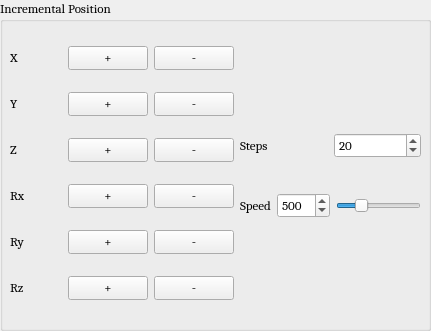
     <widget class="QGroupBox" name="groupBox_6">
      <property name="geometry">
       <rect>
        <x>370</x>
        <y>10</y>
        <width>431</width>
        <height>331</height>
       </rect>
      </property>
      <property name="font">
       <font>
        <family>Cambria</family>
        <pointsize>10</pointsize>
        <weight>50</weight>
        <bold>false</bold>
       </font>
      </property>
      <property name="title">
       <string>Incremental Position</string>
      </property>
      <widget class="QWidget" name="verticalLayoutWidget_4">
       <property name="geometry">
        <rect>
         <x>10</x>
         <y>30</y>
         <width>224</width>
         <height>291</height>
        </rect>
       </property>
       <property name="font">
        <font>
         <family>Cambria</family>
         <pointsize>10</pointsize>
         <weight>50</weight>
         <bold>false</bold>
        </font>
       </property>
       <layout class="QVBoxLayout" name="verticalLayout_4">
        <item>
         <layout class="QHBoxLayout" name="horizontalLayout_19">
          <item>
           <widget class="QLabel" name="label_2">
            <property name="font">
             <font>
              <family>Cambria</family>
              <pointsize>10</pointsize>
              <weight>50</weight>
              <bold>false</bold>
             </font>
            </property>
            <property name="text">
             <string>X</string>
            </property>
           </widget>
          </item>
          <item>
           <widget class="QPushButton" name="incX_btn">
            <property name="font">
             <font>
              <family>Cambria</family>
              <pointsize>10</pointsize>
              <weight>50</weight>
              <bold>false</bold>
             </font>
            </property>
            <property name="text">
             <string>+</string>
            </property>
           </widget>
          </item>
          <item>
           <widget class="QPushButton" name="decX_btn">
            <property name="font">
             <font>
              <family>Cambria</family>
              <pointsize>10</pointsize>
              <weight>50</weight>
              <bold>false</bold>
             </font>
            </property>
            <property name="text">
             <string>-</string>
            </property>
           </widget>
          </item>
         </layout>
        </item>
        <item>
         <layout class="QHBoxLayout" name="horizontalLayout_20">
          <item>
           <widget class="QLabel" name="label_3">
            <property name="font">
             <font>
              <family>Cambria</family>
              <pointsize>10</pointsize>
              <weight>50</weight>
              <bold>false</bold>
             </font>
            </property>
            <property name="text">
             <string>Y</string>
            </property>
           </widget>
          </item>
          <item>
           <widget class="QPushButton" name="incY_btn">
            <property name="font">
             <font>
              <family>Cambria</family>
              <pointsize>10</pointsize>
              <weight>50</weight>
              <bold>false</bold>
             </font>
            </property>
            <property name="text">
             <string>+</string>
            </property>
           </widget>
          </item>
          <item>
           <widget class="QPushButton" name="decY_btn">
            <property name="font">
             <font>
              <family>Cambria</family>
              <pointsize>10</pointsize>
              <weight>50</weight>
              <bold>false</bold>
             </font>
            </property>
            <property name="text">
             <string>-</string>
            </property>
           </widget>
          </item>
         </layout>
        </item>
        <item>
         <layout class="QHBoxLayout" name="horizontalLayout_21">
          <item>
           <widget class="QLabel" name="label_4">
            <property name="font">
             <font>
              <family>Cambria</family>
              <pointsize>10</pointsize>
              <weight>50</weight>
              <bold>false</bold>
             </font>
            </property>
            <property name="text">
             <string>Z</string>
            </property>
           </widget>
          </item>
          <item>
           <widget class="QPushButton" name="incZ_btn">
            <property name="font">
             <font>
              <family>Cambria</family>
              <pointsize>10</pointsize>
              <weight>50</weight>
              <bold>false</bold>
             </font>
            </property>
            <property name="text">
             <string>+</string>
            </property>
           </widget>
          </item>
          <item>
           <widget class="QPushButton" name="decZ_btn">
            <property name="font">
             <font>
              <family>Cambria</family>
              <pointsize>10</pointsize>
              <weight>50</weight>
              <bold>false</bold>
             </font>
            </property>
            <property name="text">
             <string>-</string>
            </property>
           </widget>
          </item>
         </layout>
        </item>
        <item>
         <layout class="QHBoxLayout" name="horizontalLayout_22">
          <item>
           <widget class="QLabel" name="label_5">
            <property name="font">
             <font>
              <family>Cambria</family>
              <pointsize>10</pointsize>
              <weight>50</weight>
              <bold>false</bold>
             </font>
            </property>
            <property name="text">
             <string>Rx</string>
            </property>
           </widget>
          </item>
          <item>
           <widget class="QPushButton" name="incRx_btn">
            <property name="font">
             <font>
              <family>Cambria</family>
              <pointsize>10</pointsize>
              <weight>50</weight>
              <bold>false</bold>
             </font>
            </property>
            <property name="text">
             <string>+</string>
            </property>
           </widget>
          </item>
          <item>
           <widget class="QPushButton" name="decRx_btn">
            <property name="font">
             <font>
              <family>Cambria</family>
              <pointsize>10</pointsize>
              <weight>50</weight>
              <bold>false</bold>
             </font>
            </property>
            <property name="text">
             <string>-</string>
            </property>
           </widget>
          </item>
         </layout>
        </item>
        <item>
         <layout class="QHBoxLayout" name="horizontalLayout_23">
          <item>
           <widget class="QLabel" name="label_6">
            <property name="font">
             <font>
              <family>Cambria</family>
              <pointsize>10</pointsize>
              <weight>50</weight>
              <bold>false</bold>
             </font>
            </property>
            <property name="text">
             <string>Ry</string>
            </property>
           </widget>
          </item>
          <item>
           <widget class="QPushButton" name="incRy_btn">
            <property name="font">
             <font>
              <family>Cambria</family>
              <pointsize>10</pointsize>
              <weight>50</weight>
              <bold>false</bold>
             </font>
            </property>
            <property name="text">
             <string>+</string>
            </property>
           </widget>
          </item>
          <item>
           <widget class="QPushButton" name="decRy_btn">
            <property name="font">
             <font>
              <family>Cambria</family>
              <pointsize>10</pointsize>
              <weight>50</weight>
              <bold>false</bold>
             </font>
            </property>
            <property name="text">
             <string>-</string>
            </property>
           </widget>
          </item>
         </layout>
        </item>
        <item>
         <layout class="QHBoxLayout" name="horizontalLayout_24">
          <item>
           <widget class="QLabel" name="label_7">
            <property name="font">
             <font>
              <family>Cambria</family>
              <pointsize>10</pointsize>
              <weight>50</weight>
              <bold>false</bold>
             </font>
            </property>
            <property name="text">
             <string>Rz</string>
            </property>
           </widget>
          </item>
          <item>
           <widget class="QPushButton" name="incRz_btn">
            <property name="font">
             <font>
              <family>Cambria</family>
              <pointsize>10</pointsize>
              <weight>50</weight>
              <bold>false</bold>
             </font>
            </property>
            <property name="text">
             <string>+</string>
            </property>
           </widget>
          </item>
          <item>
           <widget class="QPushButton" name="decRz_btn">
            <property name="font">
             <font>
              <family>Cambria</family>
              <pointsize>10</pointsize>
              <weight>50</weight>
              <bold>false</bold>
             </font>
            </property>
            <property name="text">
             <string>-</string>
            </property>
           </widget>
          </item>
         </layout>
        </item>
       </layout>
      </widget>
      <widget class="QWidget" name="horizontalLayoutWidget_10">
       <property name="geometry">
        <rect>
         <x>240</x>
         <y>180</y>
         <width>181</width>
         <height>51</height>
        </rect>
       </property>
       <property name="font">
        <font>
         <family>Cambria</family>
         <pointsize>10</pointsize>
         <weight>50</weight>
         <bold>false</bold>
        </font>
       </property>
       <layout class="QHBoxLayout" name="horizontalLayout_25">
        <item>
         <widget class="QLabel" name="label_8">
          <property name="font">
           <font>
            <family>Cambria</family>
            <pointsize>10</pointsize>
            <weight>50</weight>
            <bold>false</bold>
           </font>
          </property>
          <property name="text">
           <string>Speed</string>
          </property>
         </widget>
        </item>
        <item>
         <widget class="QSpinBox" name="speed_spin">
          <property name="font">
           <font>
            <family>Cambria</family>
            <pointsize>10</pointsize>
            <weight>50</weight>
            <bold>false</bold>
           </font>
          </property>
          <property name="maximum">
           <number>2000</number>
          </property>
          <property name="value">
           <number>500</number>
          </property>
         </widget>
        </item>
        <item>
         <widget class="QSlider" name="speed_slider">
          <property name="font">
           <font>
            <family>Cambria</family>
            <pointsize>10</pointsize>
            <weight>50</weight>
            <bold>false</bold>
           </font>
          </property>
          <property name="maximum">
           <number>2000</number>
          </property>
          <property name="value">
           <number>500</number>
          </property>
          <property name="orientation">
           <enum>Qt::Horizontal</enum>
          </property>
         </widget>
        </item>
       </layout>
      </widget>
      <widget class="QWidget" name="horizontalLayoutWidget_3">
       <property name="geometry">
        <rect>
         <x>240</x>
         <y>120</y>
         <width>181</width>
         <height>51</height>
        </rect>
       </property>
       <property name="font">
        <font>
         <weight>50</weight>
         <bold>false</bold>
        </font>
       </property>
       <layout class="QHBoxLayout" name="horizontalLayout_38">
        <item>
         <widget class="QLabel" name="label_9">
          <property name="font">
           <font>
            <weight>50</weight>
            <bold>false</bold>
           </font>
          </property>
          <property name="text">
           <string>Steps</string>
          </property>
         </widget>
        </item>
        <item>
         <widget class="QSpinBox" name="step_spin">
          <property name="font">
           <font>
            <weight>50</weight>
            <bold>false</bold>
           </font>
          </property>
          <property name="maximum">
           <number>50</number>
          </property>
          <property name="value">
           <number>20</number>
          </property>
         </widget>
        </item>
       </layout>
      </widget>
     </widget>
